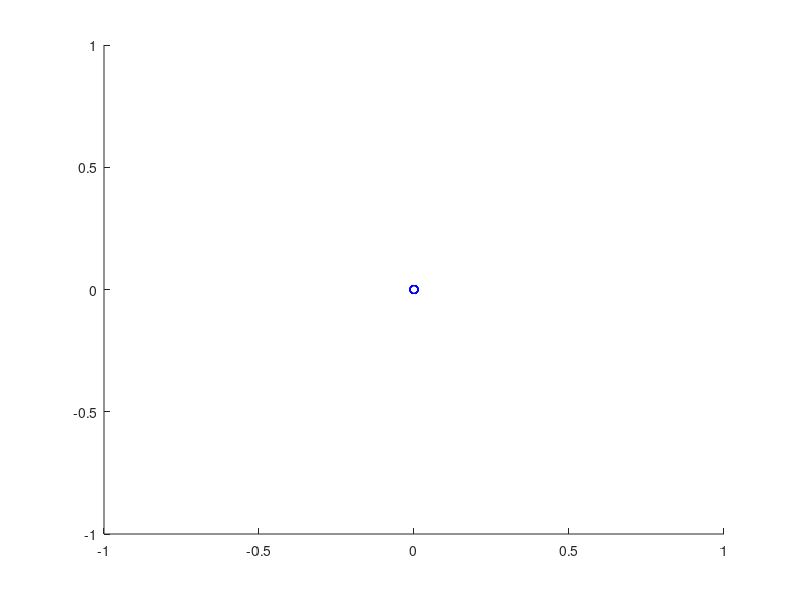
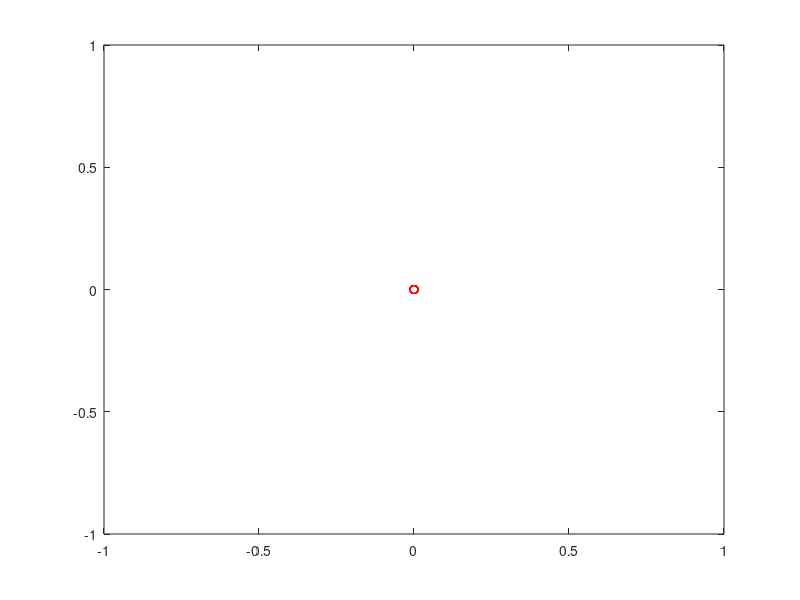
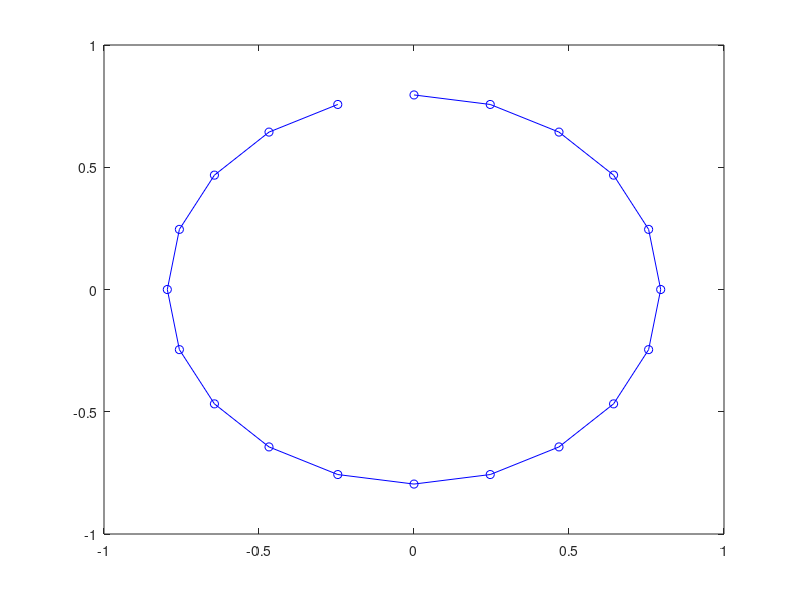
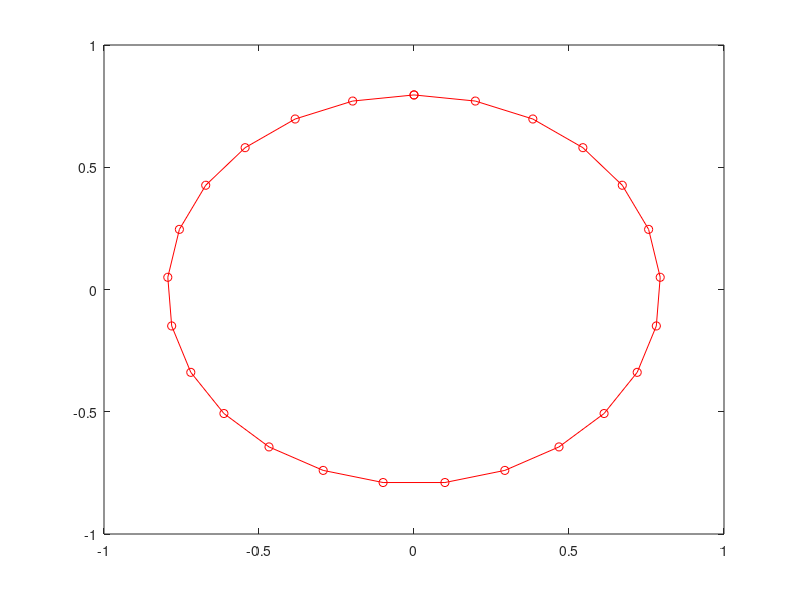

MATLAB code for these plots, in order:
close all ; clear all;
velocity=[              0             0             0
               0             0             0
               0             0             0
               0             0             0
               0             0             0
               0             0             0
               0             0             0
               0             0             0
               0             0             0
               0             0             0
               0             0             0
               0             0             0
               0             0             0
               0             0             0
               0             0             0
               0             0             0
               0             0             0
               0             0             0
               0             0             0
               0             0             0 ];

position= [    4.87271e-17      0.795775             0
        0.245908      0.756827             0
        0.467745      0.643795             0
        0.643795      0.467745             0
        0.756827      0.245908             0
        0.795775             0             0
        0.756827     -0.245908             0
        0.643795     -0.467745             0
        0.467745     -0.643795             0
        0.245908     -0.756827             0
     4.87271e-17     -0.795775             0
       -0.245908     -0.756827             0
       -0.467745     -0.643795             0
       -0.643795     -0.467745             0
       -0.756827     -0.245908             0
       -0.795775  -9.74543e-17             0
       -0.756827      0.245908             0
       -0.643795      0.467745             0
       -0.467745      0.643795             0
       -0.245908      0.756827             0 ];

angle = [              0             0      -0.15708
               0             0     -0.471239
               0             0     -0.785398
               0             0      -1.09956
               0             0      -1.41372
               0             0      -1.72788
               0             0      -2.04204
               0             0      -2.35619
               0             0      -2.67035
               0             0      -2.98451
               0             0      -3.29867
               0             0      -3.61283
               0             0      -3.92699
               0             0      -4.24115
               0             0      -4.55531
               0             0      -4.86947
               0             0      -5.18363
               0             0      -5.49779
               0             0      -5.81195
               0             0      -6.12611 ];

dotAngle = [              0             0             0
               0             0             0
               0             0             0
               0             0             0
               0             0             0
               0             0             0
               0             0             0
               0             0             0
               0             0             0
               0             0             0
               0             0             0
               0             0             0
               0             0             0
               0             0             0
               0             0             0
               0             0             0
               0             0             0
               0             0             0
               0             0             0
               0             0             0 ];


velocityCurve = [              0             0             0
               0             0             0
               0             0             0
               0             0             0
               0             0             0
               0             0             0
               0             0             0
               0             0             0
               0             0             0
               0             0             0
               0             0             0
               0             0             0
               0             0             0
               0             0             0
               0             0             0
               0             0             0
               0             0             0
               0             0             0
               0             0             0
               0             0             0 ];

positionCurve =[    6.93889e-17      0.795775             0
        0.197901      0.770765             0
        0.383359      0.697325             0
        0.544731      0.580082             0
        0.671887      0.426395             0
        0.756827      0.245908             0
        0.794196     0.0499646             0
         0.78166     -0.149111             0
        0.720022     -0.338815             0
         0.61315     -0.507239             0
        0.467745     -0.643795             0
        0.292939     -0.739885             0
       0.0997335     -0.789481             0
      -0.0997335     -0.789481             0
       -0.292939     -0.739885             0
       -0.467745     -0.643795             0
        -0.61315     -0.507239             0
       -0.720022     -0.338815             0
        -0.78166     -0.149111             0
       -0.794196     0.0499646             0
       -0.756827      0.245908             0
       -0.671887      0.426395             0
       -0.544731      0.580082             0
       -0.383359      0.697325             0
       -0.197901      0.770765             0
     6.93889e-17      0.795775             0 ];

angleCurve = [              0             0      -3.14159
               0             0      0.401472
               0             0     -0.591684
               0             0     -0.786754
               0             0     -0.976027
               0             0      -1.26878
               0             0       -1.5046
               0             0      -1.75975
               0             0      -2.01079
               0             0       -2.2618
               0             0      -2.51334
               0             0      -2.76458
               0             0      -3.01593
               0             0      -3.26725
               0             0       -3.5186
               0             0      -3.76985
               0             0      -4.02139
               0             0       -4.2724
               0             0      -4.52343
               0             0      -4.77859
               0             0       -5.0144
               0             0      -5.30716
               0             0      -5.49643
               0             0       -5.6915
               0             0      -6.68466
               0             0      -3.14159 ];

dotAngleCurve =  [              0             0             0
               0             0             0
               0             0             0
               0             0             0
               0             0             0
               0             0             0
               0             0             0
               0             0             0
               0             0             0
               0             0             0
               0             0             0
               0             0             0
               0             0             0
               0             0             0
               0             0             0
               0             0             0
               0             0             0
               0             0             0
               0             0             0
               0             0             0
               0             0             0
               0             0             0
               0             0             0
               0             0             0
               0             0             0
               0             0             0 ];

hold on;

plot(velocity(:,1),velocity(:,2),'-bo')
figure(2);
plot(velocityCurve(:,1),velocityCurve(:,2), '-ro');

figure(3);
plot(position(:,1),position(:,2), '-bo')
figure(4)
plot(positionCurve(:,1),positionCurve(:,2),'-ro');

figure(5);
polar(angle(:,3),5*ones(size(angle,1),1),'-bo')
figure(6);
polar(angleCurve(:,3), 5*ones(size(angleCurve,1),1), '-ro');
% 
figure(7);
polar(dotAngle(:,3),5*ones(size(dotAngle,1),1),'-bo')
figure(8)
polar(dotAngleCurve(:,3), 5*ones(size(dotAngleCurve,1),1), '-ro');

